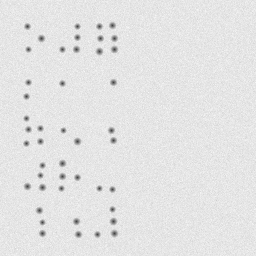
#> input picture backend/app/ml/data/dot_detector/images/00032.png, 256 x 256 px
$ python -i perspective.py   (imports and definitions only)
#> lines starting #> are read from the running program, lines starting #| are printed output that depends on the picture; after the words box and inside, x2 and y2 are one past the last pixel; in counts of white or black regions, pixels touching at a corner belong together
#> further down, picture is the input picture: shape (256, 256, 3); min 62, max 251, mean 227.6
import cv2
import numpy as np


def correct_perspective(image: np.ndarray) -> np.ndarray:
    """
    Detect document edges and apply perspective transform.
    Uses contour detection to find document boundary.
    """
    gray = (
        cv2.cvtColor(image, cv2.COLOR_BGR2GRAY)
        if len(image.shape) == 3
        else image
    )
    blurred = cv2.GaussianBlur(gray, (5, 5), 0)
    edges = cv2.Canny(blurred, 50, 150)
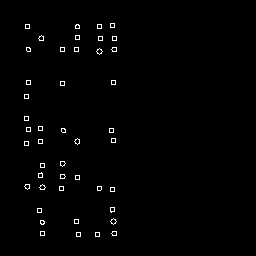
#> edges: shape (256, 256); 1.1% white in thin lines or dots, all inside (x1, y1, x2, y2) = (24, 23, 117, 237)

    kernel = cv2.getStructuringElement(cv2.MORPH_RECT, (3, 3))
    edges = cv2.dilate(edges, kernel, iterations=2)
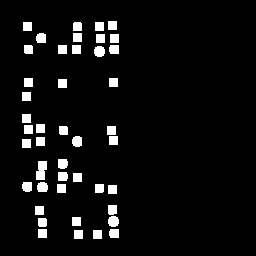
#> edges: shape (256, 256); 5.7% white; 44 white regions

    contours, _ = cv2.findContours(
        edges, cv2.RETR_EXTERNAL, cv2.CHAIN_APPROX_SIMPLE
    )
#> contours = 44 contours; largest, box (x1, y1, x2, y2) and area: (36, 161, 47, 180) 138, (108, 216, 119, 227) 84, (94, 46, 105, 57) 84, (37, 182, 48, 192) 79, (72, 136, 82, 147) 79
    if not contours:
        return image

    largest = max(contours, key=cv2.contourArea)
#> largest = contour of 12 points, box (x1, y1, x2, y2) (36, 161, 47, 180), area 138
    if cv2.contourArea(largest) < 0.1 * image.shape[0] * image.shape[1]:
        return image

    peri = cv2.arcLength(largest, True)
    approx = cv2.approxPolyDP(largest, 0.02 * peri, True)

    if len(approx) != 4:
        return image

    pts = approx.reshape(4, 2).astype(np.float32)
    pts = _order_points(pts)

    tl, tr, br, bl = pts
    maxW = int(max(np.linalg.norm(br - bl), np.linalg.norm(tr - tl)))
    maxH = int(max(np.linalg.norm(tr - br), np.linalg.norm(tl - bl)))

    dst = np.array(
        [
            [0, 0],
            [maxW - 1, 0],
            [maxW - 1, maxH - 1],
            [0, maxH - 1],
        ],
        dtype=np.float32,
    )

    M = cv2.getPerspectiveTransform(pts, dst)
    warped = cv2.warpPerspective(image, M, (maxW, maxH))
    return warped


def _order_points(pts: np.ndarray) -> np.ndarray:
    rect = np.zeros((4, 2), dtype=np.float32)
    s = pts.sum(axis=1)
    rect[0] = pts[np.argmin(s)]
    rect[2] = pts[np.argmax(s)]
    diff = np.diff(pts, axis=1)
    rect[1] = pts[np.argmin(diff)]
    rect[3] = pts[np.argmax(diff)]
    return rect

>>> import cv2
>>> picture = cv2.imread('../data/dot_detector/images/00032.png')
>>> result = correct_perspective(picture)

$ run again, on backend/app/ml/data/dot_detector/images/00108.png
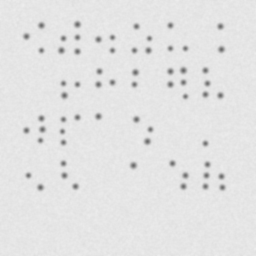
#> input picture backend/app/ml/data/dot_detector/images/00108.png, 256 x 256 px
#> picture is the input picture: shape (256, 256, 3); min 104, max 237, mean 226.8
#> in correct_perspective, `edges = cv2.Canny(blurred, 50, 150)`:
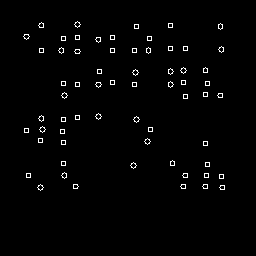
#> edges: shape (256, 256); 1.6% white in thin lines or dots, all inside (x1, y1, x2, y2) = (23, 21, 225, 191)
#> in correct_perspective, `edges = cv2.dilate(edges, kernel, iterations=2)`:
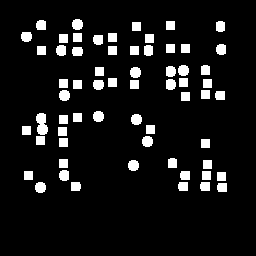
#> edges: shape (256, 256); 8.5% white; 63 white regions
#> contours = 63 contours; largest, box (x1, y1, x2, y2) and area: (36, 113, 48, 135) 167, (35, 182, 46, 193) 84, (128, 160, 139, 171) 84, (142, 136, 153, 147) 84, (131, 114, 142, 125) 84
#> largest = contour of 34 points, box (x1, y1, x2, y2) (36, 113, 48, 135), area 167

$ run again, on backend/app/ml/data/dot_detector/images/00123.png
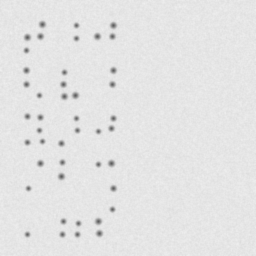
#> input picture backend/app/ml/data/dot_detector/images/00123.png, 256 x 256 px
#> picture is the input picture: shape (256, 256, 3); min 91, max 239, mean 227.7
#> in correct_perspective, `edges = cv2.Canny(blurred, 50, 150)`:
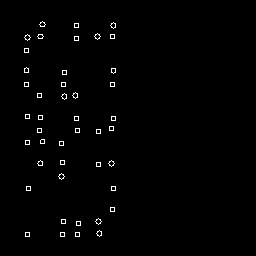
#> edges: shape (256, 256); 1.1% white in thin lines or dots, all inside (x1, y1, x2, y2) = (24, 21, 116, 237)
#> in correct_perspective, `edges = cv2.dilate(edges, kernel, iterations=2)`:
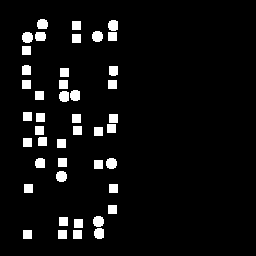
#> edges: shape (256, 256); 5.7% white; 44 white regions
#> contours = 44 contours; largest, box (x1, y1, x2, y2) and area: (93, 216, 104, 227) 84, (56, 171, 67, 182) 84, (106, 158, 117, 169) 84, (22, 32, 33, 43) 84, (92, 31, 103, 42) 84
#> largest = contour of 20 points, box (x1, y1, x2, y2) (93, 216, 104, 227), area 84
